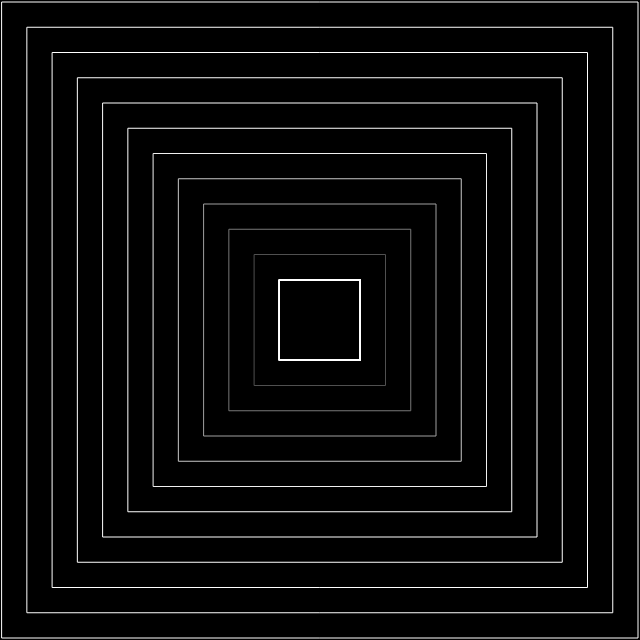
Frame 1 (no input)
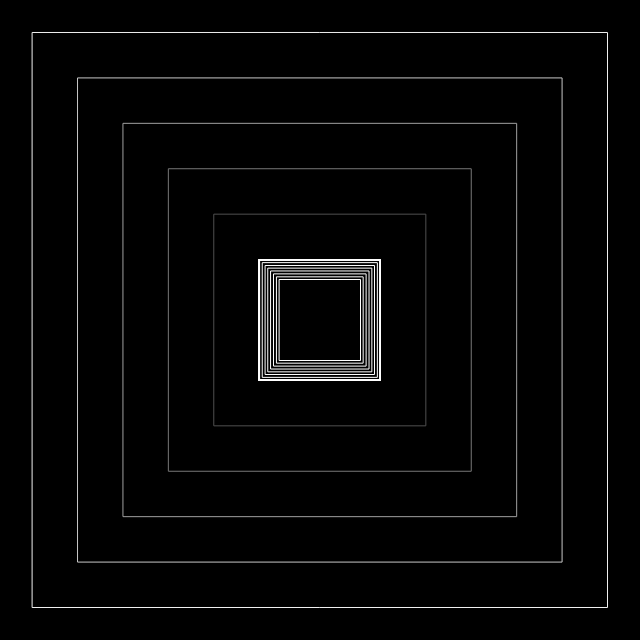
Frame 60 (no input)
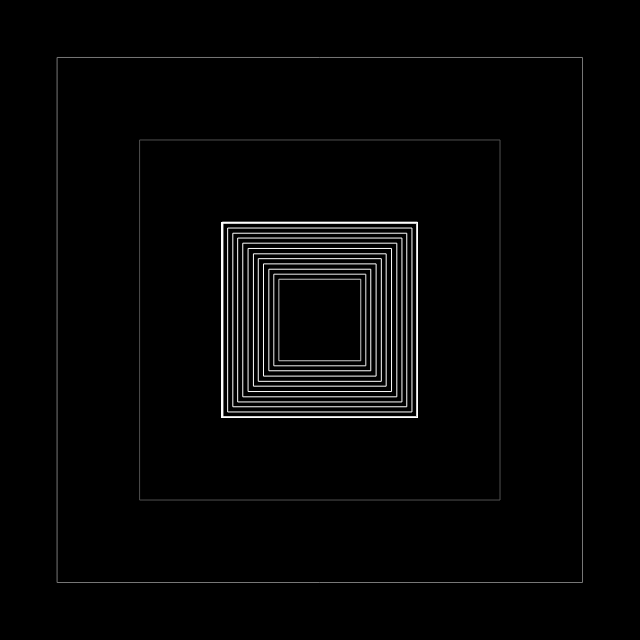
Frame 120 (the mouse pressed at the canvas centre since frame 60)

The p5.js sketch that drew these frames (run headless with seeded random() and noise() and a simulated clock; from frame 60 on, the mouse is pressed at the canvas centre):

// p5.js sketch
// ── sketch.js
var square;

function setup() {
	createCanvas(640, 640);
	square = [];
	for (var i = 0; i < 50; i++) {
		square[i] = {};
		square[i].x = width / 2;
		square[i].y = height / 2;
		square[i].speed = 1.01;
		square[i].value = 10;
		square[i].size = (50 * i);

	}

}

function draw() {
	background(0);
	noFill();
	stroke(255);


	rectMode(CENTER);
	for (var i = 0; i < square.length; i++) {
		moveSquares(square[i]);
		stroke(40 * i);
		rect(square[i].x, square[i].y, 30 + square[i].size, 30 + square[i].size);
	}

}

function moveSquares(square) {
	if (square.size > 800) {
		square.size = 50;

	}
	square.size = square.size * square.speed;
}


// var mountain;
//
// function setup() {
// 	createCanvas(800, 500);
//
// 	mountain = [];
// 	for (var i = 0; i < 10; i++) {
// 		mountain[i] = {};
// 		mountain[i].x = random(width);
// 		mountain[i].y = -10;
// 		mountain[i].speedY = random(5, 10);
// 		mountain[i].color = color(random(255), random(255), random(255), 50);
//
// 	}
// }
//
// function draw() {
//
//
// 	for (var i = 0; i < mountain.length; i++) {
// 		moveMountain(mountain[i]);
// 		drawMountain(mountain[i]);
//
// 		for (var j = 0; j < 10; j++) {
// 			stroke(255, j * 10, 100);
// 			drawBrownianPath(0, 200 + height * 0.02 * j, 5, 15, 1000);
//
// 		}
// 	}
//
// }
//
// function drawMountain(mountain) {
// 	push();
// 	strokeWeight(random(0, 50));
// 	stroke(mountain.color);
// 	// ellipse(mountain.x, mountain.y, random(10, 80), random(10, 80));
//
//
//
// 	pop();
// }
//
// function moveMountain(mountain) {
// 	mountain.y += mountain.speedY;
// }
//
// function drawBrownianPath(x, y, stepX, stepY, steps) {
// 	for (var step = 0; step < steps; step++) {
//
// 		var nextX, nextY;
//
// 		nextX = x + stepX;
//
// 		nextY = y + random(-stepY, stepY);
//
// 		for (var a = 0; a < 200; a++) {
// 			line(x, y + (a * 2), nextX, nextY + (a * 2));
// 		}
// 		x = nextX;
// 		y = nextY;
//
// 	}
// }
